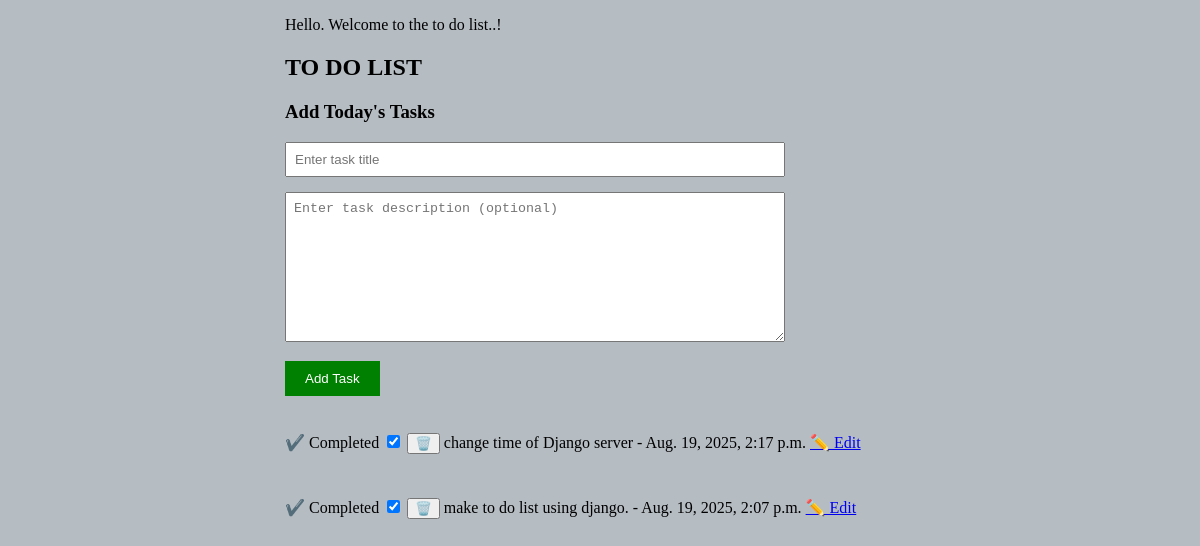
The app's page /, older data.
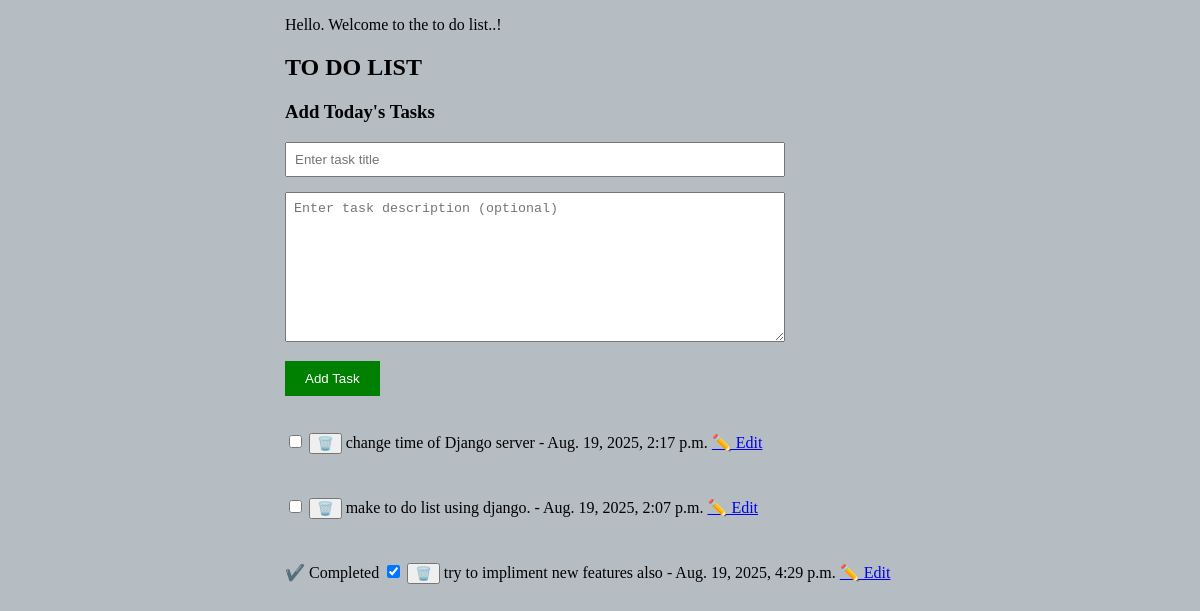
The same page, newer data.
### firstapp/models.py (models this page shows, shortened)
class Task(models.Model):
    title= models.CharField(max_length=255)
    description = models.TextField(blank=True)
    completed = models.BooleanField(default=False)
    created_at = models.DateTimeField(auto_now_add=True)

### firstapp/views.py (the view)
def index(request):
    if request.method == 'POST':
        title = request.POST.get('task_title')
        description = request.POST.get('task_description')
        if title:
            Task.objects.create(title=title, description=description)
        return redirect('index')  # Prevent resubmission on refresh
    tasks = Task.objects.order_by('completed', '-created_at')
    return render(request, 'index.html', {'tasks': tasks})

### Templates/index.html (shortened to what this page needs)
{% load static %}
<!DOCTYPE html>
<html lang="en">
<head>
</head>
<body>
    <div class="container-main">
        <div class="container">
            <p> Hello. Welcome to the to do list..! </p>
            <div class="header">
                <h2>TO DO LIST</h2>
            </div>
            <h3>Add Today's Tasks</h3>
            <form method="post" action="" style="max-width: 500px;">
                <div style="margin-bottom: 15px;">
                    <input type="text" name="task_title" placeholder="Enter task title" required
                        style="width: 100%; position: relative;padding: 8px; box-sizing: border-box;">
                </div>
                <div style="margin-bottom: 15px;">
                    <textarea name="task_description" placeholder="Enter task description (optional) "
                        style="width: 100%;height:150px; padding: 8px; box-sizing: border-box; resize: vertical;"></textarea>
                </div>
                <button type="submit"
                    style="padding: 10px 20px; background-color: green; color: white; border: none; cursor: pointer;">
                    Add Task
                </button>
            </form>
            <br></br>
            {% for task in tasks %}
            {% if task.completed %} <span>✔️ Completed</span> {% endif %}
            <form style="display: inline;" method="post" action="{% url 'complete_task' task.id %}">
                <input type="checkbox" name="complete_task" onchange="this.form.submit()" {% if task.completed %}
                    checked {% endif %} class="todo-checkbox"
                    title="{% if not task.completed %}Mark as done{% else %}Mark as undone{% endif %}">
            </form>
            <form style="display: inline;" method="post" action="{% url 'delete_task' task.id %}">
                <button type="submit">🗑️</button>
            </form>
            <span class="task_list">{{ task.title }} - {{task.created_at}}</span>
            <a href="#edit-{{ task.id }}">✏️ Edit</a>
            {% empty %}
            <p>No tasks yet.</p>
            {% endfor %}
        </div>
    </div>
</body>
</html>

### Templates/index.html (style rules this page uses)
body { background-color: #b5bcc2; }
.container-main { margin: 0 auto; width: 900px; }
.container { margin-left: 15%; width: 700px; }
.task_list { position: relative; display: inline-block; cursor: pointer; }

Row changes from the older to the newer data that the page shows:
changed Task "change time of Django server": completed "☑" → "☐"; no longer shows "✔️ Completed"
changed Task "make to do list using django.": completed "☑" → "☐"; no longer shows "✔️ Completed"
added Task: shows "✔️ Completed", completed "☑", title "try to impliment new features also", created_at "Aug. 19, 2025, 4:29 p.m."
